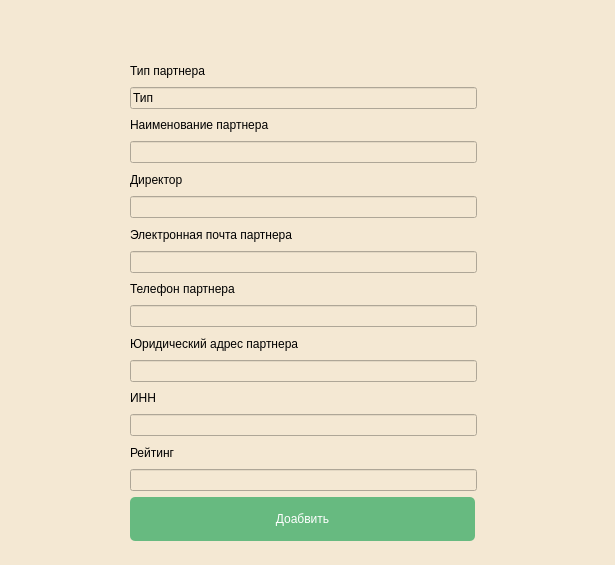
<?xml version="1.0" encoding="UTF-8"?>
<ui version="4.0">
 <class>Add_partner_def</class>
 <widget class="QDialog" name="Add_partner_def">
  <property name="geometry">
   <rect>
    <x>0</x>
    <y>0</y>
    <width>615</width>
    <height>565</height>
   </rect>
  </property>
  <property name="windowTitle">
   <string>Мастер пол | Добавление партнера</string>
  </property>
  <property name="styleSheet">
   <string notr="true">background-color: rgb(244, 232, 211);</string>
  </property>
  <widget class="QWidget" name="verticalLayoutWidget">
   <property name="geometry">
    <rect>
     <x>130</x>
     <y>60</y>
     <width>347</width>
     <height>481</height>
    </rect>
   </property>
   <layout class="QVBoxLayout" name="verticalLayout">
    <item>
     <widget class="QLabel" name="label">
      <property name="text">
       <string>Тип партнера</string>
      </property>
     </widget>
    </item>
    <item>
     <widget class="QLineEdit" name="lineEdit_partnertype">
      <property name="text">
       <string>Тип</string>
      </property>
      <property name="maxLength">
       <number>3</number>
      </property>
     </widget>
    </item>
    <item>
     <widget class="QLabel" name="label_part_name">
      <property name="text">
       <string>Наименование партнера</string>
      </property>
     </widget>
    </item>
    <item>
     <widget class="QLineEdit" name="lineEdit_partname"/>
    </item>
    <item>
     <widget class="QLabel" name="label_director">
      <property name="text">
       <string>Директор</string>
      </property>
     </widget>
    </item>
    <item>
     <widget class="QLineEdit" name="lineEdit_dname"/>
    </item>
    <item>
     <widget class="QLabel" name="label_email">
      <property name="text">
       <string>Электронная почта партнера</string>
      </property>
     </widget>
    </item>
    <item>
     <widget class="QLineEdit" name="lineEdit_email"/>
    </item>
    <item>
     <widget class="QLabel" name="label_telephone">
      <property name="text">
       <string>Телефон партнера</string>
      </property>
     </widget>
    </item>
    <item>
     <widget class="QLineEdit" name="lineEdit_telep">
      <property name="text">
       <string/>
      </property>
      <property name="maxLength">
       <number>10</number>
      </property>
     </widget>
    </item>
    <item>
     <widget class="QLabel" name="label_ur_addres">
      <property name="text">
       <string>Юридический адрес партнера</string>
      </property>
     </widget>
    </item>
    <item>
     <widget class="QLineEdit" name="lineEdit_uradd"/>
    </item>
    <item>
     <widget class="QLabel" name="label_7">
      <property name="text">
       <string>ИНН</string>
      </property>
     </widget>
    </item>
    <item>
     <widget class="QLineEdit" name="lineEdit_inn">
      <property name="maxLength">
       <number>12</number>
      </property>
     </widget>
    </item>
    <item>
     <widget class="QLabel" name="label_8">
      <property name="text">
       <string>Рейтинг</string>
      </property>
     </widget>
    </item>
    <item>
     <widget class="QLineEdit" name="lineEdit_rating">
      <property name="maxLength">
       <number>3</number>
      </property>
     </widget>
    </item>
    <item>
     <widget class="QPushButton" name="pushButton_add_partner">
      <property name="sizePolicy">
       <sizepolicy hsizetype="Minimum" vsizetype="Fixed">
        <horstretch>115</horstretch>
        <verstretch>77</verstretch>
       </sizepolicy>
      </property>
      <property name="minimumSize">
       <size>
        <width>345</width>
        <height>44</height>
       </size>
      </property>
      <property name="maximumSize">
       <size>
        <width>190</width>
        <height>44</height>
       </size>
      </property>
      <property name="styleSheet">
       <string notr="true">QPushButton 
{     
background-color: #67BA80;  /* Цвет фона кнопки */    
color: white;  /* Цвет текста */     border-radius: 5px;  /* Скругленные углы */ 
}</string>
      </property>
      <property name="text">
       <string>Доабвить</string>
      </property>
     </widget>
    </item>
   </layout>
  </widget>
 </widget>
 <resources/>
 <connections/>
</ui>
